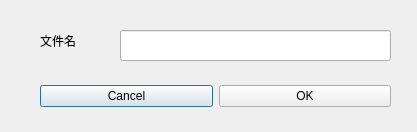
<?xml version="1.0" encoding="UTF-8"?>
<ui version="4.0">
 <class>Dialog</class>
 <widget class="QDialog" name="Dialog">
  <property name="geometry">
   <rect>
    <x>0</x>
    <y>0</y>
    <width>417</width>
    <height>132</height>
   </rect>
  </property>
  <property name="windowTitle">
   <string>Dialog</string>
  </property>
  <widget class="QWidget" name="layoutWidget">
   <property name="geometry">
    <rect>
     <x>40</x>
     <y>80</y>
     <width>351</width>
     <height>33</height>
    </rect>
   </property>
   <layout class="QHBoxLayout">
    <property name="spacing">
     <number>6</number>
    </property>
    <property name="leftMargin">
     <number>0</number>
    </property>
    <property name="topMargin">
     <number>0</number>
    </property>
    <property name="rightMargin">
     <number>0</number>
    </property>
    <property name="bottomMargin">
     <number>0</number>
    </property>
    <item>
     <widget class="QPushButton" name="cancelButton">
      <property name="text">
       <string>Cancel</string>
      </property>
     </widget>
    </item>
    <item>
     <widget class="QPushButton" name="okButton">
      <property name="text">
       <string>OK</string>
      </property>
     </widget>
    </item>
   </layout>
  </widget>
  <widget class="QLineEdit" name="lineEdit">
   <property name="geometry">
    <rect>
     <x>120</x>
     <y>30</y>
     <width>271</width>
     <height>31</height>
    </rect>
   </property>
  </widget>
  <widget class="QLabel" name="label">
   <property name="geometry">
    <rect>
     <x>40</x>
     <y>30</y>
     <width>51</width>
     <height>21</height>
    </rect>
   </property>
   <property name="text">
    <string>文件名</string>
   </property>
  </widget>
 </widget>
 <resources/>
 <connections>
  <connection>
   <sender>okButton</sender>
   <signal>clicked()</signal>
   <receiver>Dialog</receiver>
   <slot>accept()</slot>
   <hints>
    <hint type="sourcelabel">
     <x>278</x>
     <y>253</y>
    </hint>
    <hint type="destinationlabel">
     <x>96</x>
     <y>254</y>
    </hint>
   </hints>
  </connection>
  <connection>
   <sender>cancelButton</sender>
   <signal>clicked()</signal>
   <receiver>Dialog</receiver>
   <slot>reject()</slot>
   <hints>
    <hint type="sourcelabel">
     <x>369</x>
     <y>253</y>
    </hint>
    <hint type="destinationlabel">
     <x>179</x>
     <y>282</y>
    </hint>
   </hints>
  </connection>
 </connections>
</ui>
